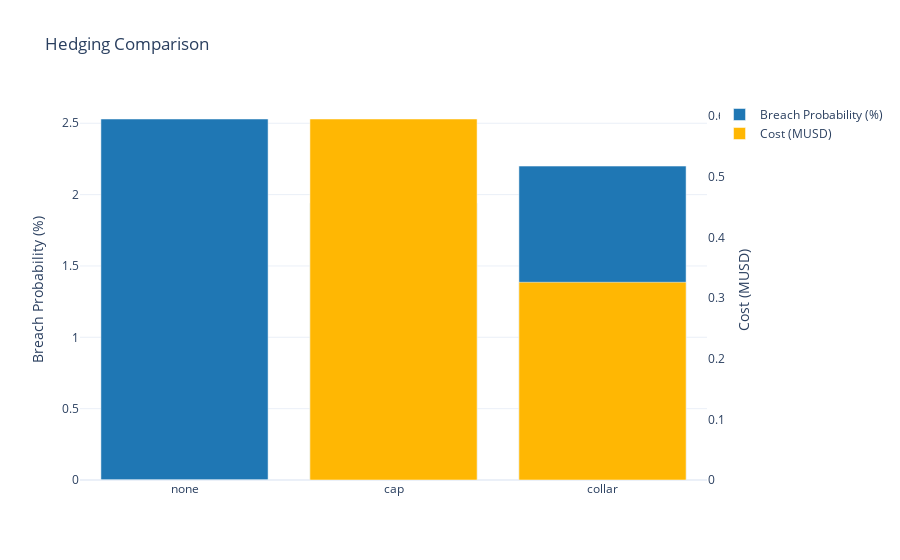

Write notebook code for a chart like this one.
### Markdown cell above
## 7. Análisis de Cobertura (Hedging)

### 7.1 Exposición a Tasa de Interés

El proyecto tiene exposición a tasa flotante: base 4.5% + spread variable. Un shock de +200 bps reduce el DSCR en ~0.25x, aumentando significativamente la probabilidad de breach.

### 7.2 Instrumentos Evaluados

**Interest Rate Cap:**
- Notional: USD 50M
- Strike: 4.0% (100 bps OTM)
- Tenor: 5 años (caplets anuales)
- Valoración: Black-76 con σ = 20% flat

**Zero-Cost Collar:**
- Cap strike: 4.0%
- Floor strike: 3.0%
- Premio neto: ~0 (floor financia cap)

### 7.3 Resultados de la Comparación

### Code cell
# Visualización: Comparación de Coberturas
PANELS['hedging_comparison']

### Figure 1 — Plotly figure (JSON) as saved in the notebook; plotly's stock layout.template omitted (floating-point values rounded to 4 significant figures)
{"data": [{"marker": {"color": "#1f77b4"}, "name": "Breach Probability (%)", "type": "bar", "x": ["none", "cap", "collar"], "y": [2.53, 1.94, 2.2]}, {"marker": {"color": "#ffb703"}, "name": "Cost (MUSD)", "type": "bar", "x": ["none", "cap", "collar"], "y": [0, 0.5954, 0.3261], "yaxis": "y2"}], "layout": {"barmode": "group", "title": {"text": "Hedging Comparison"}, "yaxis": {"title": {"text": "Breach Probability (%)"}}, "yaxis2": {"overlaying": "y", "showgrid": false, "side": "right", "title": {"text": "Cost (MUSD)"}}}}
